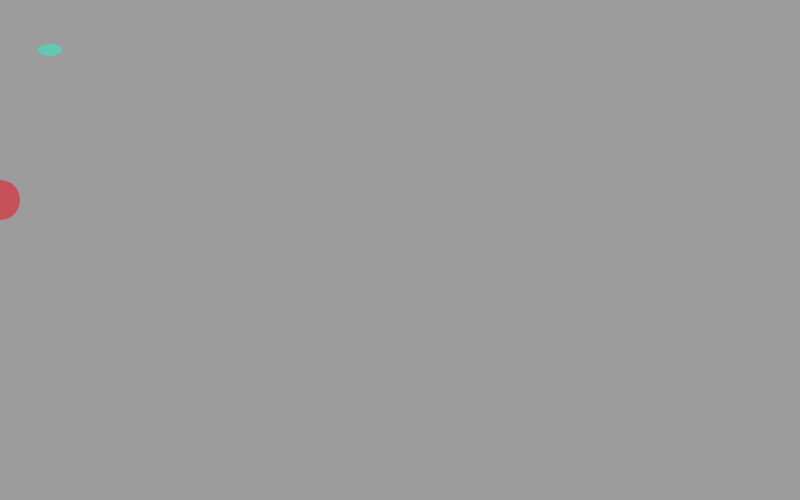
Frame 1 (no input)
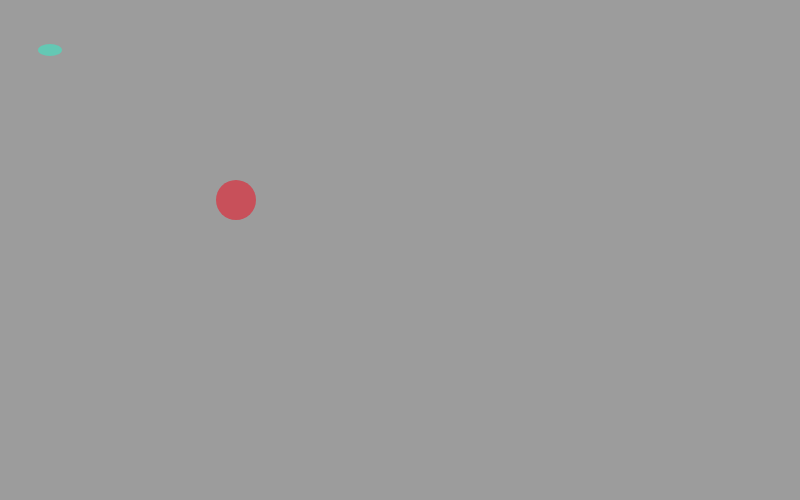
Frame 60 (no input)
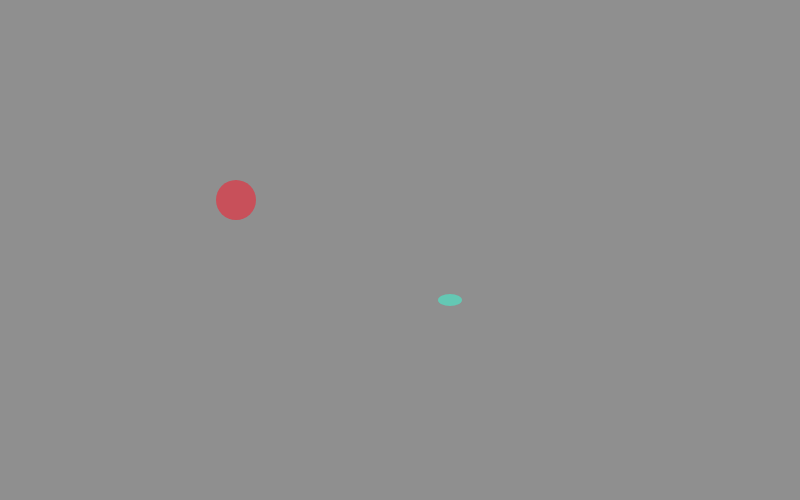
Frame 120 (the mouse pressed at the canvas centre since frame 60)

The p5.js sketch that drew these frames (run headless with seeded random() and noise() and a simulated clock; from frame 60 on, the mouse is pressed at the canvas centre):

// p5.js sketch
// ── sketch.js
var ellipseX = 0;
var ellipseY = 200;

var speed =4;

var bg = 156;
// var par;

function setup (){
	createCanvas(800,500);
	// background(226);

	// par=createP("Move the mouse on the canvas to draw stuff. "+
	// 	"Click  on the canvas to reset the background.")
}


//This is a draw loops which goes over and over.
function draw (){

	background(bg);
	noStroke();

	//ellipse1
	fill(100,200,180);
	ellipse(mouseX+50,mouseY+50,24,12);

	//ellipse2
	fill(200,80,90);
	ellipse(ellipseX,ellipseY,40,40);

	if (ellipseX > width || ellipseX < 0){
		speed = -speed;
		bg = random(0,200);
	}

	ellipseX += speed;
	//ellipseY += 4;


}

function mousePressed(){
	bg = random(0,200);
	ellipseX = 0;
}
// ── sketch [WHAT'S Happening....].js
var ellipseX = 0;
var ellipseY = 200;

var bg = 156;
var par;

function setup (){
	createCanvas(800,500);
	// background(226);

	par=createP("Move the mouse on the canvas to draw stuff. ")
}


//This is a draw loops which goes over and over.
function draw (){

	background(bg);
	noStroke();

	//ellipse1
	fill(100,200,180);
	ellipse(mouseX+50,mouseY+50,24,12);

	//ellipse2
	fill(200,80,90);
	ellipse(ellipseX,ellipseY,40,40);

	if (ellipseX > width){
		ellipseX = -ellipseX;
	}

	ellipseX += 4;
	//ellipseY += 4;



}

function mousePressed(){
	bg = random(0,200);
	ellipseX = 0;
}
// ── sketch2.js
var ellipseX = 0;
var ellipseY = 200;

var bg = 156;
var par;

function setup (){
	createCanvas(800,500);
	// background(226);

	par=createP();
}


//This is a draw loops which goes over and over.
function draw (){

	background(bg);
	noStroke();

	//ellipse1
	fill(100,200,180);
	ellipse(mouseX+50,mouseY+50,24,12);

	//ellipse2
	fill(200,80,90);
	ellipse(ellipseX,ellipseY,40,40);

	if (ellipseX > width){
		ellipseX = -ellipseX;
	}

	ellipseX += 4;
	//ellipseY += 4;

	par.html("Move the mouse on the canvas to draw stuff. " + ellipseX);

}

function mousePressed(){
	bg = random(0,200);
	ellipseX = 0;
}
